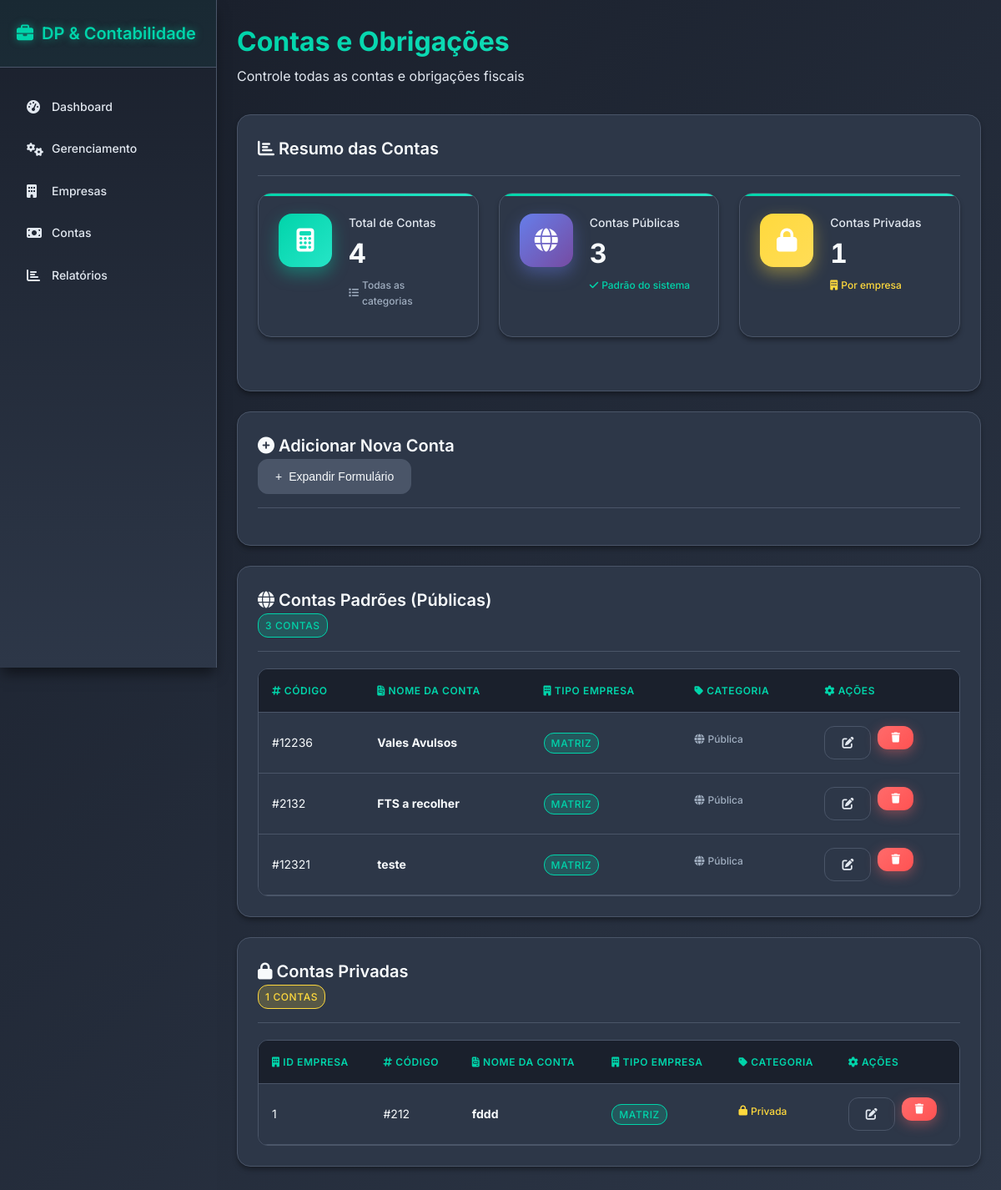
The page /contas on the database as committed earlier.
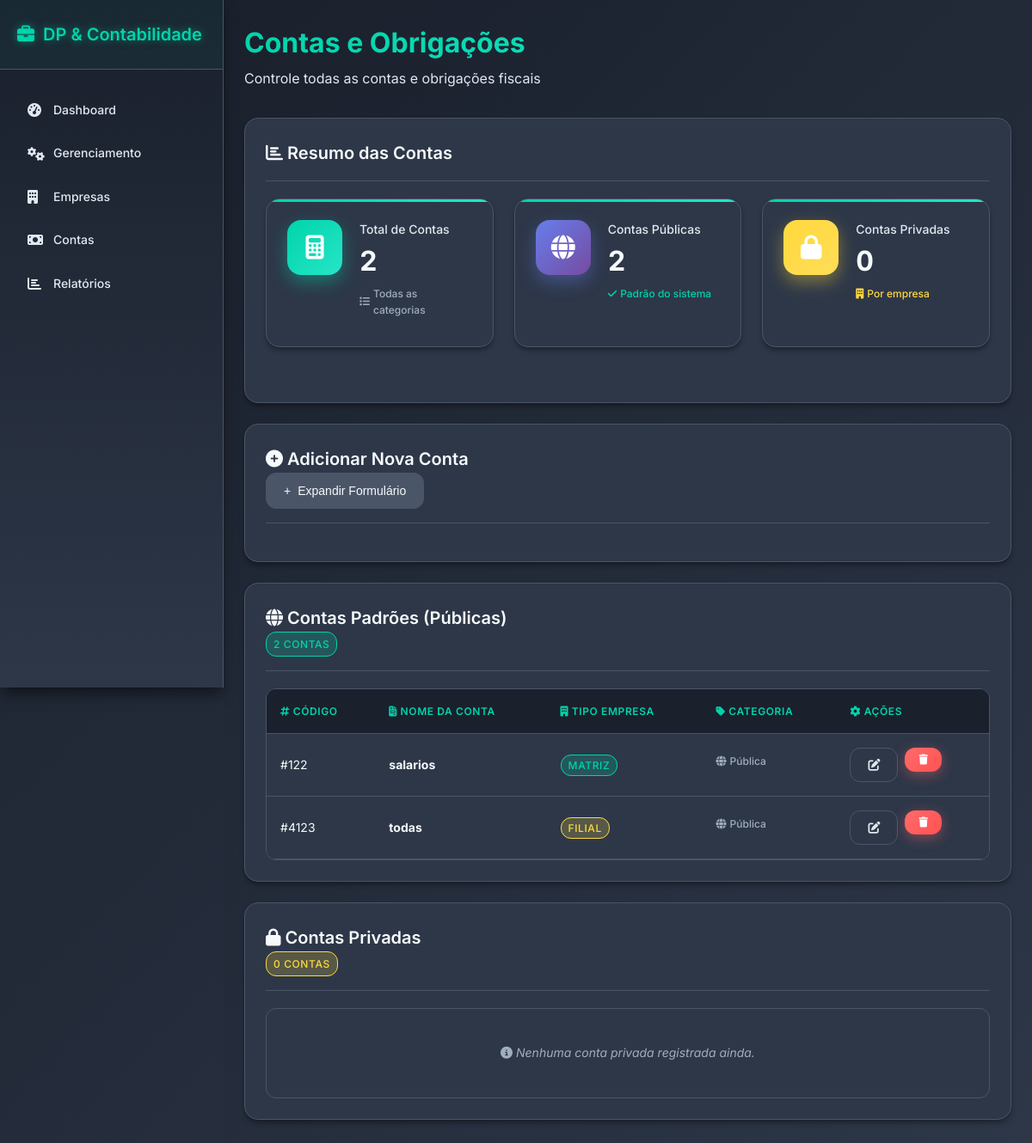
The same page on the database as committed later.
### tables this page shows
CREATE TABLE contas_modelos (
    id INTEGER PRIMARY KEY AUTOINCREMENT ,
    conta_nome VARCHAR(60) DEFAULT "RANDOM" UNIQUE,
    conta_codigo VARCHAR(10) NOT NULL UNIQUE,
    conta_tipo VARCHAR(15) DEFAULT "MATRIZ"
    );

CREATE TABLE contas_privadas (
    id INTEGER PRIMARY KEY AUTOINCREMENT,
    empresa_id INT NOT NULL,
    conta_nome VARCHAR(60) DEFAULT "RANDOM",
    conta_codigo VARCHAR(10) NOT NULL UNIQUE,
    conta_tipo VARCHAR(15) DEFAULT "MATRIZ",
    FOREIGN KEY (empresa_id) REFERENCES empresas(empresa_id)
    );

### routes/contas.py (the view)
@contas_bp.route("/contas", methods=["GET"])
def return_page():
    contas, contas_privadas = Contas.retornar_contas()
    return render_template("contas.html", contas=contas, contas_privadas=contas_privadas)

### utils/db_comands.py (called while the page is built)
def execute_command(command, value=None):
    conn = sqlite3.connect(CAMINHO_DB, timeout=30, check_same_thread=False)
    conn.row_factory = sqlite3.Row
    conn.execute("PRAGMA journal_mode=WAL;")
    conn.execute("PRAGMA busy_timeout = 5000;")
    cursor = conn.cursor()
    try:
        if value is None:
            cursor.execute(command)
        else:
            cursor.execute(command, value)
        if command.strip().upper().startswith("SELECT"):
            rows = cursor.fetchall()
            return [dict(row) for row in rows]
        else:
            conn.commit()
            return cursor.lastrowid
    finally:
        cursor.close()
        conn.close()

### utils/func_contas.py (called while the page is built)
    @staticmethod
    def retornar_contas():
        contas = execute_command("SELECT * FROM contas_modelos")
        contas_privadas = execute_command("SELECT * FROM contas_privadas")
        return contas, contas_privadas

### templates/contas.html (shortened to what this page needs)
{% extends "base.html" %}
{% block content %}
<section id="contas" class="tab-content active">
  <div class="page-header">
    <h1>Contas e Obrigações</h1>
    <p>Controle todas as contas e obrigações fiscais</p>
  </div>
  <div class="content-card">
    <div class="card-header"><h3><i class="fas fa-chart-bar"></i> Resumo das Contas</h3></div>
    <div class="dashboard-grid" style="grid-template-columns: repeat(auto-fit, minmax(250px, 1fr));">
      <div class="metric-card">
        <div class="metric-icon contas"><i class="fas fa-calculator"></i></div>
        <div class="metric-content">
          <h3>Total de Contas</h3>
          <div class="metric-value">{{ (contas|length if contas else 0) + (contas_privadas|length if contas_privadas else 0) }}</div>
          <div class="metric-change neutral"><i class="fas fa-list"></i> Todas as categorias</div>
        </div>
      </div>
      <div class="metric-card">
        <div class="metric-icon empresas"><i class="fas fa-globe"></i></div>
        <div class="metric-content">
          <h3>Contas Públicas</h3>
          <div class="metric-value">{{ contas|length if contas else 0 }}</div>
          <div class="metric-change positive"><i class="fas fa-check"></i> Padrão do sistema</div>
        </div>
      </div>
      <div class="metric-card">
        <div class="metric-icon pendentes"><i class="fas fa-lock"></i></div>
        <div class="metric-content">
          <h3>Contas Privadas</h3>
          <div class="metric-value">{{ contas_privadas|length if contas_privadas else 0 }}</div>
          <div class="metric-change warning"><i class="fas fa-building"></i> Por empresa</div>
        </div>
      </div>
    </div>
  </div>
  <div class="content-card">
    <div class="card-header">
      <h3><i class="fas fa-plus-circle"></i> Adicionar Nova Conta</h3>
      <div class="card-actions">
        <button type="button" class="btn btn-secondary" onclick="toggleForm('contaFormContainer')">
          <span id="toggle-icon-contaFormContainer">+</span> Expandir Formulário
        </button>
      </div>
    </div>
  </div>
  <div class="content-card">
    <div class="card-header">
      <h3><i class="fas fa-globe"></i> Contas Padrões (Públicas)</h3>
      <div class="card-actions">
        <span class="status-badge status-active">{{ contas|length if contas else 0 }} contas</span>
      </div>
    </div>
    <div class="table-container">
      {% if contas %}
      <table class="data-table">
        <thead>
          <tr>
            <th><i class="fas fa-hashtag"></i> Código</th>
            <th><i class="fas fa-file-invoice"></i> Nome da Conta</th>
            <th><i class="fas fa-building"></i> Tipo Empresa</th>
            <th><i class="fas fa-tag"></i> Categoria</th>
            <th><i class="fas fa-cog"></i> Ações</th>
          </tr>
        </thead>
        <tbody>
          {% for conta in contas %}
          <tr>
            <td>#{{ conta.conta_codigo }}</td>
            <td><strong>{{ conta.conta_nome }}</strong></td>
            <td>
              <span class="status-badge {% if conta.conta_tipo == 'Matriz' %}status-active{% else %}status-pending{% endif %}">
                {{ conta.conta_tipo }}
              </span>
            </td>
            <td><span class="metric-change neutral"><i class="fas fa-globe"></i> Pública</span></td>
            <td>
              <div class="card-actions">
                <button type="button" class="btn btn-outline" data-toggle-edit="editForm-publica-{{ conta.conta_codigo }}">
                  <i class="fas fa-edit"></i>
                </button>
                <form action="{{ url_for('contas.delete_conta') }}" method="post" style="display:inline;" onsubmit="return confirm('Tem certeza que deseja excluir esta conta?');">
                  <button type="submit" class="btn btn-danger"><i class="fas fa-trash"></i></button>
                </form>
              </div>
            </td>
          </tr>
          {% endfor %}
        </tbody>
      </table>
      {% else %}
      <p class="info-text"><i class="fas fa-info-circle"></i> Nenhuma conta pública registrada ainda.</p>
      {% endif %}
    </div>
  </div>
  <div class="content-card">
    <div class="card-header">
      <h3><i class="fas fa-lock"></i> Contas Privadas</h3>
      <div class="card-actions">
        <span class="status-badge status-pending">{{ contas_privadas|length if contas_privadas else 0 }} contas</span>
      </div>
    </div>
    <div class="table-container">
      {% if contas_privadas %}
      <table class="data-table">
        <thead>
          <tr>
            <th><i class="fas fa-building"></i> ID Empresa</th>
            <th><i class="fas fa-hashtag"></i> Código</th>
            <th><i class="fas fa-file-invoice"></i> Nome da Conta</th>
            <th><i class="fas fa-building"></i> Tipo Empresa</th>
            <th><i class="fas fa-tag"></i> Categoria</th>
            <th><i class="fas fa-cog"></i> Ações</th>
          </tr>
        </thead>
        <tbody>
          {% for conta in contas_privadas %}
          <tr>
            <td>{{ conta.empresa_id }}</td>
            <td>#{{ conta.conta_codigo }}</td>
            <td><strong>{{ conta.conta_nome }}</strong></td>
            <td>
              <span class="status-badge {% if conta.conta_tipo == 'Matriz' %}status-active{% else %}status-pending{% endif %}">
                {{ conta.conta_tipo }}
              </span>
            </td>
            <td><span class="metric-change warning"><i class="fas fa-lock"></i> Privada</span></td>
            <td>
              <div class="card-actions">
                <button type="button" class="btn btn-outline" data-toggle-edit="editForm-privada-{{ conta.empresa_id }}-{{ conta.conta_codigo }}">
                  <i class="fas fa-edit"></i>
                </button>
                <form action="{{ url_for('contas.delete_conta') }}" method="post" style="display:inline;" onsubmit="return confirm('Tem certeza que deseja excluir esta conta privada?');">
                  <button type="submit" class="btn btn-danger"><i class="fas fa-trash"></i></button>
                </form>
              </div>
            </td>
          </tr>
          {% endfor %}
        </tbody>
      </table>
      {% else %}
      <p class="info-text"><i class="fas fa-info-circle"></i> Nenhuma conta privada registrada ainda.</p>
      {% endif %}
    </div>
  </div>
</section>
{% endblock %}

### templates/base.html (shortened to what this page needs)
<!DOCTYPE html>
<html lang="pt-BR">
<head>
  <link rel="stylesheet" href="{{ url_for('static', filename='style.css') }}">
  <link rel="stylesheet" href="https://cdnjs.cloudflare.com/ajax/libs/font-awesome/6.4.2/css/all.min.css">
</head>
<body>
  <div class="app-container">
    <nav class="sidebar">
      <div class="sidebar-header">
        <h2><i class="fas fa-briefcase"></i> DP & Contabilidade</h2>
      </div>
      <ul class="nav-menu">
        <li class="nav-item {% if aba == 'dashboard' %}active{% endif %}">
          <a href="{{ url_for('dashboard.return_dashboard') }}"><i class="fas fa-tachometer-alt"></i> Dashboard</a>
        </li>
        <li class="nav-item {% if aba == 'gerenciamento' %}active{% endif %}">
          <a href="{{ url_for('gerenciamento.return_page') }}"><i class="fas fa-cogs"></i> Gerenciamento</a>
        </li>
        <li class="nav-item {% if aba == 'empresas' %}active{% endif %}">
          <a href="{{ url_for('empresas.return_page') }}"><i class="fas fa-building"></i> Empresas</a>
        </li>
        <li class="nav-item {% if aba == 'contas' %}active{% endif %}">
          <a href="{{ url_for('contas.return_page') }}"><i class="fas fa-money-bill"></i> Contas</a>
        </li>
        <li class="nav-item {% if aba == 'relatorios' %}active{% endif %}">
          <a href="{{ url_for('relatorios.return_page') }}"><i class="fas fa-chart-bar"></i> Relatórios</a>
        </li>
      </ul>
    </nav>
    <main class="main-content">
      {% block content %}{% endblock %}
    </main>
  </div>
</body>
</html>

Rows that differ between the two databases and show on the page:
removed contas_modelos: conta_codigo "12236", conta_nome "Vales Avulsos", conta_tipo "MATRIZ"
removed contas_modelos: conta_codigo "2132", conta_nome "FTS a recolher", conta_tipo "MATRIZ"
removed contas_modelos: conta_codigo "12321", conta_nome "teste", conta_tipo "MATRIZ"
removed contas_privadas: empresa_id "1", conta_codigo "212", conta_nome "fddd", conta_tipo "MATRIZ"
added contas_modelos: conta_codigo "122", conta_nome "salarios", conta_tipo "MATRIZ"
added contas_modelos: conta_codigo "4123", conta_nome "todas", conta_tipo "FILIAL"
Other text that changed with them:
{{ contas|length if contas else 0 }}: "3" → "2"
{{ contas_privadas|length if contas_privadas else 0 }}: "1" → "0"
text no longer shown: "4 ID EMPRESA CÓDIGO NOME DA CONTA TIPO EMPRESA CATEGORIA AÇÕES"
text now shown: "2 Nenhuma conta privada registrada ainda."
